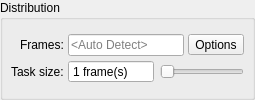
         <widget class="QGroupBox" name="distribution_groupBox">
          <property name="sizePolicy">
           <sizepolicy hsizetype="Preferred" vsizetype="Maximum">
            <horstretch>0</horstretch>
            <verstretch>0</verstretch>
           </sizepolicy>
          </property>
          <property name="title">
           <string>Distribution</string>
          </property>
          <property name="checked">
           <bool>false</bool>
          </property>
          <property name="expandable" stdset="0">
           <bool>true</bool>
          </property>
          <property name="xmlCategory" stdset="0">
           <string>distribution</string>
          </property>
          <layout class="QFormLayout" name="frames_formLayout">
           <property name="labelAlignment">
            <set>Qt::AlignRight|Qt::AlignTrailing|Qt::AlignVCenter</set>
           </property>
           <property name="formAlignment">
            <set>Qt::AlignLeading|Qt::AlignLeft|Qt::AlignVCenter</set>
           </property>
           <property name="horizontalSpacing">
            <number>4</number>
           </property>
           <property name="verticalSpacing">
            <number>4</number>
           </property>
           <property name="margin">
            <number>8</number>
           </property>
           <item row="0" column="0">
            <widget class="QLabel" name="frameRange_label">
             <property name="text">
              <string>Frames:</string>
             </property>
            </widget>
           </item>
           <item row="1" column="0">
            <widget class="QLabel" name="taskSize_label">
             <property name="text">
              <string>Task size:</string>
             </property>
            </widget>
           </item>
           <item row="0" column="1">
            <widget class="QFrame" name="frames_frame">
             <property name="lineWidth">
              <number>0</number>
             </property>
             <layout class="QHBoxLayout" name="frames_horizontalLayout">
              <property name="spacing">
               <number>4</number>
              </property>
              <property name="margin">
               <number>0</number>
              </property>
              <item>
               <widget class="QLineEdit" name="frames_lineEdit">
                <property name="toolTip">
                 <string>&lt;html&gt;&lt;head/&gt;&lt;body&gt;&lt;p&gt;Specify the frames to be rendered. Individual frames should be separated with commas, and ranges can be specified using a hyphen (e.g. '1, 5-10'). Reversed ordering is supported (e.g. '10-1') and step values can be specified with an 'x' (e.g. '1-20x5' will render frames 1, 6, 11 and 16). Duplicates will be removed automatically. If left blank, depending on the options selected, the renderer will attempt to detect the frame range at render time.&lt;/p&gt;&lt;/body&gt;&lt;/html&gt;</string>
                </property>
                <property name="text">
                 <string/>
                </property>
                <property name="placeholderText">
                 <string>&lt;Auto Detect&gt;</string>
                </property>
                <property name="xmlTag" stdset="0">
                 <string>frames</string>
                </property>
               </widget>
              </item>
              <item>
               <widget class="QToolButton" name="frameListOptions_toolButton">
                <property name="toolTip">
                 <string>Frame list options</string>
                </property>
                <property name="text">
                 <string>Options</string>
                </property>
                <property name="iconSize">
                 <size>
                  <width>15</width>
                  <height>15</height>
                 </size>
                </property>
                <property name="popupMode">
                 <enum>QToolButton::InstantPopup</enum>
                </property>
                <property name="toolButtonStyle">
                 <enum>Qt::ToolButtonIconOnly</enum>
                </property>
                <property name="noBackground" stdset="0">
                 <bool>false</bool>
                </property>
                <property name="attach" stdset="0">
                 <bool>true</bool>
                </property>
               </widget>
              </item>
             </layout>
            </widget>
           </item>
           <item row="1" column="1">
            <widget class="QFrame" name="taskSize_frame">
             <property name="lineWidth">
              <number>0</number>
             </property>
             <layout class="QHBoxLayout" name="taskSize_horizontalLayout">
              <property name="spacing">
               <number>6</number>
              </property>
              <property name="margin">
               <number>0</number>
              </property>
              <item>
               <widget class="QSpinBox" name="taskSize_spinBox">
                <property name="toolTip">
                 <string>&lt;html&gt;&lt;head/&gt;&lt;body&gt;&lt;p&gt;In order to distribute the render job, it will be divided into tasks. Specify the number of frames that will be rendered for each task.&lt;/p&gt;&lt;/body&gt;&lt;/html&gt;</string>
                </property>
                <property name="buttonSymbols">
                 <enum>QAbstractSpinBox::NoButtons</enum>
                </property>
                <property name="suffix">
                 <string> frame(s)</string>
                </property>
                <property name="minimum">
                 <number>1</number>
                </property>
                <property name="maximum">
                 <number>9999</number>
                </property>
                <property name="xmlTag" stdset="0">
                 <string>taskSize</string>
                </property>
               </widget>
              </item>
              <item>
               <widget class="QSlider" name="taskSize_slider">
                <property name="minimum">
                 <number>1</number>
                </property>
                <property name="maximum">
                 <number>100</number>
                </property>
                <property name="value">
                 <number>1</number>
                </property>
                <property name="orientation">
                 <enum>Qt::Horizontal</enum>
                </property>
                <property name="tickPosition">
                 <enum>QSlider::NoTicks</enum>
                </property>
                <property name="tickInterval">
                 <number>10</number>
                </property>
               </widget>
              </item>
             </layout>
            </widget>
           </item>
          </layout>
         </widget>
